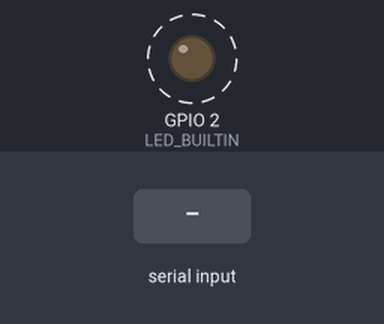
Simulated run of this program. Board: ESP32. On the bench: output pins drawn as LEDs (lit = HIGH). Dashed ring = blinking. The test bench sets the inputs (shaded band). What the program prints to the serial monitor is not drawn.

Above: at 1.2 s.
1.3 s: "1" received over the second serial link
Timing chart, 0 to 9.5 s (numbered marks = the images above; inputs shaded):
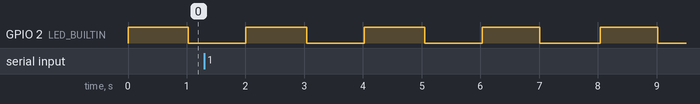

Measured:
- by itself, GPIO 2 (LED_BUILTIN): alternates HIGH for 1.0 s and LOW for 0.98 s

The program:

main.cpp
```cpp
// (licence header left out)
#define CONTROL_SERIAL_USART2
#define FEEDBACK_SERIAL_USART2
#define DEBUG_SERIAL_USART2
// *******************************************************************

// ########################## DEFINES ##########################
#define HOVER_SERIAL_BAUD   115200      // [-] Baud rate for HoverSerial (used to communicate with the hoverboard)
#define SERIAL_BAUD         115200      // [-] Baud rate for built-in Serial (used for the Serial Monitor)
#define START_FRAME         0xABCD     	// [-] Start frme definition for reliable serial communication
#define TIME_SEND           100         // [ms] Sending time interval
#define SPEED_MAX_TEST      300         // [-] Maximum speed for testing
#define SPEED_STEP          20          // [-] Speed step
#define DEBUG_RX                        // [-] Debug received data. Prints all bytes to serial (comment-out to disable)

#include <Arduino.h>
#ifdef ESP32
  //WIFI Libs
  // #include <AsyncTCP.h>
  // #include <WiFi.h>
  // #include <DNSServer.h>
  // #include <ESPAsyncWebServer.h>
  // #include <WString.h>
  #include <WebSerial.h>

  AsyncWebServer  server(80);
  //ESP Storage Lib
  #include <SPIFFS.h>
  /*
  * There are three serial ports on the ESP known as U0UXD, U1UXD and U2UXD.
  *
  * U0UXD is used to communicate with the ESP32 for programming and during reset/boot.
  * U1UXD is unused and can be used for your projects. Some boards use this port for SPI Flash access though
  * U2UXD is unused and can be used for your projects.
  *
  */
  HardwareSerial & HoverSerial = Serial2;
#else
  #include <SoftwareSerial.h>
  SoftwareSerial HoverSerial(2,3);        // RX, TX
#endif
HardwareSerial & Monitoring = Serial;

const char* ssid = "teveo"; // WiFi AP SSID
const char* password = "p4th3tik0"; // WiFi AP Password

static uint32_t last = millis();

// Global variables
uint8_t idx = 0;                        // Index for new data pointer
uint16_t bufStartFrame;                 // Buffer Start Frame
byte *p;                                // Pointer declaration for the new received data
byte incomingByte;
byte incomingBytePrev;

typedef struct{
   uint16_t start;
   int16_t  steer;
   int16_t  speed;
   uint16_t checksum;
} SerialCommand;
SerialCommand Command;

typedef struct{
   uint16_t start;
   int16_t  cmd1;
   int16_t  cmd2;
   int16_t  speedR_meas;
   int16_t  speedL_meas;
   int16_t  batVoltage;
   int16_t  boardTemp;
   uint16_t cmdLed;
   uint16_t checksum;
} SerialFeedback;
SerialFeedback Feedback;
SerialFeedback NewFeedback;

void wifi_setup(){
  WiFi.softAP(ssid, password);
  Monitoring.print("IP Address: ");
  Monitoring.println(WiFi.softAPIP().toString());

  // WebSerial.onMessage([](const String& msg) { Monitoring.println(msg); });
  WebSerial.begin(&server);

  server.onNotFound([](AsyncWebServerRequest* request) { request->redirect("/webserial"); });

    /* Attach Message Callback */
  WebSerial.onMessage([&](uint8_t *data, size_t len) {
    Monitoring.printf("Received %u bytes from WebSerial: ", len);
    Monitoring.write(data, len);
    Monitoring.println();
    WebSerial.println("Received Data...");
    String d = "";
    for(size_t i=0; i < len; i++){
      d += char(data[i]);
    }
    WebSerial.println(d);
    // Send(0,)
  });

  server.begin();
}

// ########################## SETUP ##########################
void setup()
{
  Monitoring.begin(SERIAL_BAUD);
  Monitoring.println("Hoverboard Serial v1.0");
  HoverSerial.begin(HOVER_SERIAL_BAUD);

  wifi_setup();
  pinMode(LED_BUILTIN, OUTPUT);
}

// ########################## SEND ##########################
void Send(int16_t uSteer, int16_t uSpeed)
{
  // Create command
  Command.start    = (uint16_t)START_FRAME;
  Command.steer    = (int16_t)uSteer;
  Command.speed    = (int16_t)uSpeed;
  Command.checksum = (uint16_t)(Command.start ^ Command.steer ^ Command.speed);

  // Write to Serial
  HoverSerial.write((uint8_t *) &Command, sizeof(Command));
}

// ########################## RECEIVE ##########################
void Receive()
{
    // Check for new data availability in the Serial buffer
    if (HoverSerial.available()) {
        incomingByte 	  = HoverSerial.read();                                   // Read the incoming byte
        bufStartFrame	= ((uint16_t)(incomingByte) << 8) | incomingBytePrev;       // Construct the start frame
    }
    else {
        return;
    }

    // If DEBUG_RX is defined print all incoming bytes
    #ifdef DEBUG_RX
        Monitoring.print(incomingByte);
        return;
    #endif

    // Copy received data
    if (bufStartFrame == START_FRAME) {	                    // Initialize if new data is detected
        p       = (byte *)&NewFeedback;
        *p++    = incomingBytePrev;
        *p++    = incomingByte;
        idx     = 2;
    } else if (idx >= 2 && idx < sizeof(SerialFeedback)) {  // Save the new received data
        *p++    = incomingByte;
        idx++;
    }

    // Check if we reached the end of the package
    if (idx == sizeof(SerialFeedback)) {
        uint16_t checksum;
        checksum = (uint16_t)(NewFeedback.start ^ NewFeedback.cmd1 ^ NewFeedback.cmd2 ^ NewFeedback.speedR_meas ^ NewFeedback.speedL_meas
                            ^ NewFeedback.batVoltage ^ NewFeedback.boardTemp ^ NewFeedback.cmdLed);

        // Check validity of the new data
        if (NewFeedback.start == START_FRAME && checksum == NewFeedback.checksum) {
            // Copy the new data
            memcpy(&Feedback, &NewFeedback, sizeof(SerialFeedback));

            // Print data to built-in Serial
           Monitoring.print("1: ");  Monitoring.print(Feedback.cmd1);
           Monitoring.print(" 2: "); Monitoring.print(Feedback.cmd2);
           Monitoring.print(" 3: "); Monitoring.print(Feedback.speedR_meas);
           Monitoring.print(" 4: "); Monitoring.print(Feedback.speedL_meas);
           Monitoring.print(" 5: "); Monitoring.print(Feedback.batVoltage);
           Monitoring.print(" 6: "); Monitoring.print(Feedback.boardTemp);
           Monitoring.print(" 7: "); Monitoring.println(Feedback.cmdLed);
        } else {
         Monitoring.println("Non-valid data skipped");
        }
        idx = 0;    // Reset the index (it prevents to enter in this if condition in the next cycle)
    }

    // Update previous states
    incomingBytePrev = incomingByte;
}

// ########################## LOOP ##########################

unsigned long iTimeSend = 0;
int16_t iTest = 0;
int iStep = SPEED_STEP;

void loop(void)
{
  unsigned long timeNow = millis();

  // Check for new received data
  Receive();

  // Send commands
    if (iTimeSend > timeNow) return;
    if (millis() - last > 50) {


    if (iTest >= SPEED_MAX_TEST) iTest = SPEED_MAX_TEST;
    if (iTest <= -SPEED_MAX_TEST) iTest = -SPEED_MAX_TEST;
    // WebSerial.print(buffer);

    Send( 0 , iTest ); // usteer, uspeed  int_16t
    last = millis();
  }
  WebSerial.loop();
  // Blink the LED
  digitalWrite(LED_BUILTIN, (last%2000)<1000);
}
```
